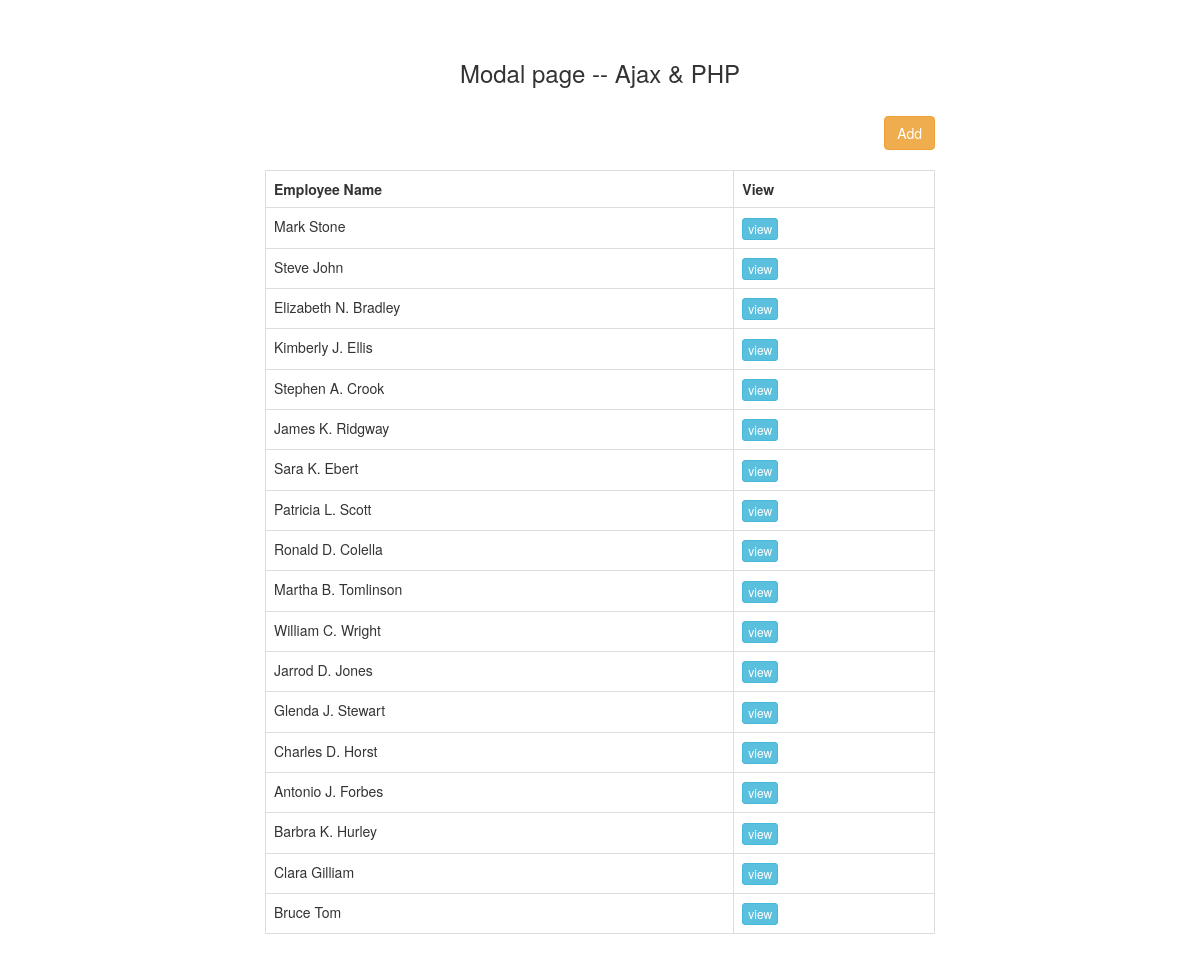
The page / on the database its author committed.
### tables this page shows
CREATE TABLE `tbl_employee` (
  `id` int(11) NOT NULL,
  `name` varchar(50) NOT NULL,
  `address` text NOT NULL,
  `gender` varchar(10) NOT NULL,
  `designation` varchar(100) NOT NULL,
  `age` int(11) NOT NULL,
  `image` varchar(100) NOT NULL
);

### index.php (the view, shortened to what this page needs)
<?php
$connect = mysqli_connect("localhost", "root", "", "database_modal");
$query = "SELECT * FROM tbl_employee ORDER BY id DESC";
$result = mysqli_query($connect, $query);
 ?>
<!DOCTYPE html>
<html>
 <head>
  <link rel="stylesheet" href="https://maxcdn.bootstrapcdn.com/bootstrap/3.3.6/css/bootstrap.min.css" />
 </head>
 <body>
  <br /><br />
  <div class="container" style="width:700px;">
   <h3 align="center">Modal page --  Ajax & PHP</h3>
   <br />
   <div class="table-responsive">
    <div align="right">
     <button type="button" name="age" id="age" data-toggle="modal" data-target="#add_data_Modal" class="btn btn-warning">Add</button>
    </div>
    <br />
    <div id="employee_table">
     <table class="table table-bordered">
      <tr>
       <th width="70%">Employee Name</th>
       <th width="30%">View</th>
      </tr>
      <?php
      while($row = mysqli_fetch_array($result))
      {
      ?>
      <tr>
       <td><?php echo $row["name"]; ?></td>
       <td><input type="button" name="view" value="view" id="<?php echo $row["id"]; ?>" class="btn btn-info btn-xs view_data" /></td>
      </tr>
      <?php
      }
      ?>
     </table>
    </div>
   </div>
  </div>
 </body>
</html>

### rows shown on the page
tbl_employee: name "Mark Stone"
tbl_employee: name "Steve John"
tbl_employee: name "Elizabeth N. Bradley"
tbl_employee: name "Kimberly J. Ellis"
tbl_employee: name "Stephen A. Crook"
tbl_employee: name "James K. Ridgway"
tbl_employee: name "Sara K. Ebert"
tbl_employee: name "Patricia L. Scott"
tbl_employee: name "Ronald D. Colella"
tbl_employee: name "Martha B. Tomlinson"
tbl_employee: name "William C. Wright"
tbl_employee: name "Jarrod D. Jones"
tbl_employee: name "Glenda J. Stewart"
tbl_employee: name "Charles D. Horst"
tbl_employee: name "Antonio J. Forbes"
tbl_employee: name "Barbra K. Hurley"
tbl_employee: name "Clara Gilliam"
tbl_employee: name "Bruce Tom"
